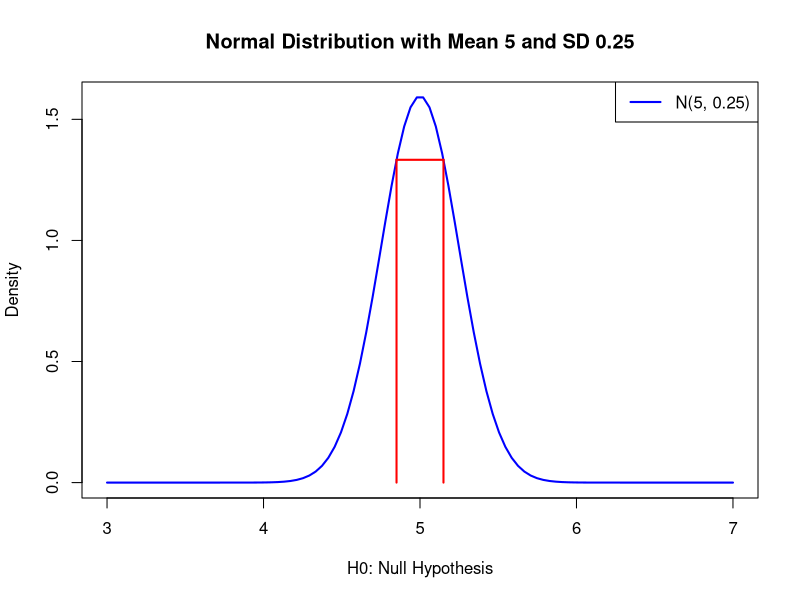
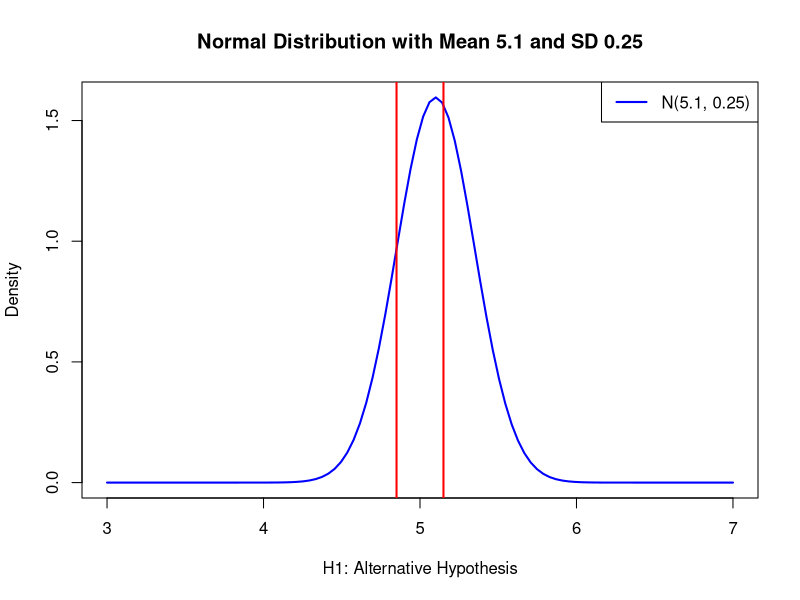
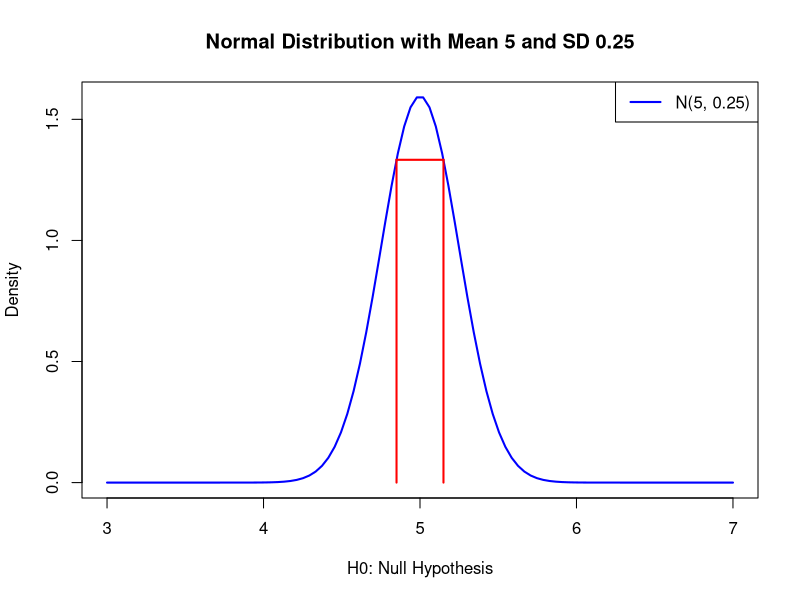

Generate these figures, in order, with R:
# The R programming code for the Homework 3 in the course STA2002 - 2024 summer
# Q1：
# Recent Gallup Poll estimates that 88% Americans believe that cloning humans is morally unacceptable. 
# Results are based on telephone interviews with a randomly selected national sample of n = 1000 adults, aged 18 and older, conducted May 2-4, 2004.

# Q1(a):
# Find 95% condence interval for the true proportion? Does 0.9 fall in the interval?
# The 95% confidence interval for the true proportion is given by:
# p̂ ± z*sqrt(p̂(1-p̂)/n)
# where p̂ is the sample proportion, z is the z-score corresponding to the desired confidence level, and n is the sample size.
# The z-score for a 95% confidence level is 1.96.
# The sample proportion is 0.88 and the sample size is 1000.
# Therefore, the 95% confidence interval for the true proportion is given by:
# 0.88 ± 1.96*sqrt(0.88*(1-0.88)/1000)
# 0.88 ± 1.96*sqrt(0.88*0.12/1000)  
# 0.88 ± 1.96*sqrt(0.1056/1000)
# 0.88 ± 1.96*sqrt(0.0001056)
# 0.88 ± 1.96*0.010273
# 0.88 ± 0.0201
# 0.8599 to 0.9001
# Therefore, the 95% confidence interval for the true proportion is 0.8599 to 0.9001.
# Since 0.9 falls within this interval, we can conclude that the true proportion of Americans who believe that cloning humans is morally unacceptable is likely to be between 0.8599 and 0.9001.
# The answer is yes.

# 给定的数据和参数
p_hat <- 0.88  # 样本比例
n <- 1000      # 样本大小
alpha <- 0.05  # 显著性水平 (1 - 置信水平)

# 计算标准误差
SE <- sqrt(p_hat * (1 - p_hat) / n)

# 计算临界值（Z分位数）
z_critical <- qnorm(1 - alpha/2)

# 计算置信区间的边界
margin_of_error <- z_critical * SE

# 计算置信区间
lower_bound <- p_hat - margin_of_error
upper_bound <- p_hat + margin_of_error

# 输出结果
cat("95%置信区间为: (", lower_bound, ",", upper_bound, ")\n")

# 检查0.9是否在置信区间内
if (lower_bound <= 0.9 && upper_bound >= 0.9) {
  cat("0.9 在置信区间内.\n")
} else {
  cat("0.9 不在置信区间内.\n")
}
# Q1(b):Pretend that you want to replicate Gallup's inquiry in the Shenzhen area. 
# What sample size is needed so that the length of a 95% confidence interval for the unknown proportion of people in the area who believe that cloning humans is morally unacceptable does not exceed 0.02?
# The formula for the margin of error in a confidence interval is given by:
# z*sqrt(p̂(1-p̂)/n)
# where z is the z-score corresponding to the desired confidence level, p̂ is the sample proportion, and n is the sample size.
# In this case, we want the margin of error to be less than or equal to 0.02. Therefore, we can set up the following inequality:
# z*sqrt(p̂(1-p̂)/n) ≤ 0.02
# To solve for n, we can rearrange the inequality as follows:
# n ≥ z^2 * p̂(1-p̂) / (0.02)^2
# Given that z = 1.96 for a 95% confidence level, p̂ = 0.88, and we want the margin of error to be 0.02, we can plug in these values to calculate the required sample size.
# n ≥ 1.96^2 * 0.88(1-0.88) / 0.02^2
# n ≥ 3.8416 * 0.88(0.12) / 0.0004
# n ≥ 3.381408 / 0.0004
# n ≥ 8453.52
# Therefore, the sample size needed so that the length of a 95% confidence interval for the unknown proportion of people in the Shenzhen area who believe that cloning humans is morally unacceptable does not exceed 0.02 is 8454.
# 给定参数
alpha <- 0.05  # 显著性水平 (1 - 置信水平)
margin_of_error <- 0.02  # 置信区间的最大长度

# 标准正态分布的临界值 (95% 置信水平的 Z 分位数)
z_critical <- qnorm(1 - alpha/2)

# 初始估计的比例 p （使用0.5作为保守估计）
p <- 0.88

# 计算所需的样本大小
n <- ceiling((z_critical / margin_of_error)^2 * p * (1 - p))

# 输出结果
cat("所需的样本大小为:", n, "\n")

# Q2:
# A manufacturer is interested in the output voltage of a power supply used in a PC. 
# Output voltage is assumed to be normally distributed, with standard deviation 0.25 volt, and the manufacturer wishes to test H0 : miu = 5 volts against H1 : miu != 5 volts, using n = 8 units.
# Suppose we set the acceptance region to be 4.85 =< x =< 5.15.

# Q2(a): Find the Type I error (alpha) of the test.

# 我们先画一个H0的正态分布函数，并且标注出接受域

mean_value <- 5
sd_value <- 0.25

x <- seq(3, 7, length.out = 100)  # 选择适当的范围
y <- dnorm(x, mean = mean_value, sd = sd_value)

plot(x, y, type = "l", lwd = 2, col = "blue", xlab = "H0: Null Hypothesis", ylab = "Density", 
     main = "Normal Distribution with Mean 5 and SD 0.25")

legend("topright", legend = "N(5, 0.25)", col = "blue", lty = 1, lwd = 2)

segments(4.85, 0, 4.85, dnorm(4.85, mean = mean_value, sd = sd_value), col = "red", lwd = 2)
segments(5.15, 0, 5.15, dnorm(5.15, mean = mean_value, sd = sd_value), col = "red", lwd = 2)
segments(4.85, dnorm(4.85, mean = mean_value, sd = sd_value), 5.15, dnorm(5.15, mean = mean_value, sd = sd_value), col = "red", lwd = 2)

# 现在我们计算alpha的值，也就是第一类错误的概率，也就是落在拒绝域内的概率即红线以外的概率
alpha <- pnorm(4.85, mean = mean_value, sd = sd_value) + 1 - pnorm(5.15, mean = mean_value, sd = sd_value)

# 正常计算的话：
# 也就是计算x小于4.85和x大于5.15的概率之和
# 我们分成两步计算
p1 <- pnorm(4.85, mean = mean_value, sd = sd_value)
p2 <- 1 - pnorm(5.15, mean = mean_value, sd = sd_value)
alpha <- p1 + p2
cat("Type I error (alpha) of the test is:", alpha, "\n")

# Q2(b): (b) Find the Type-II error (beta) of the test for detecting a true mean output voltage of 5.1 volts.
# 这是第二类错误，即我们接受了H0，但是实际上H1是正确的，也就是我们没有拒绝H0，但是实际上H1是正确的
# 我们需要计算在H1为真的情况下，我们没有拒绝H0的概率
# 我们先画一个H1的正态分布函数，均值是5.1，而且标注出接受域
mean_value_h1 <- 5.1
sd_value_h1 <- 0.25
x <- seq(3, 7, length.out = 100)  # 选择适当的范围
y <- dnorm(x, mean = mean_value_h1, sd = sd_value_h1)
plot(x, y, type = "l", lwd = 2, col = "blue", xlab = "H1: Alternative Hypothesis", ylab = "Density", 
     main = "Normal Distribution with Mean 5.1 and SD 0.25")
legend("topright", legend = "N(5.1, 0.25)", col = "blue", lty = 1, lwd = 2)
abline(v = 4.85, col = "red", lwd = 2)
abline(v = 5.15, col = "red", lwd = 2)

# 我们要计算的第二类错误的概率，也就是红色区域的面积
# 直接计算就可以了
beta <- pnorm(5.15, mean = mean_value_h1, sd = sd_value_h1) - pnorm(4.85, mean = mean_value_h1, sd = sd_value_h1)
cat("Type-II error (beta) of the test for detecting a true mean output voltage of 5.1 volts is:", beta, "\n")

# Q2(c): Find the p-value when the observed statistic is (i) x_bar = 5.2 and (ii) x_bar = 4.7, respectively.
# 我们要计算的是p值，也就是在H0为真的情况下，观察到的统计量的概率
mean_value <- 5
sd_value <- 0.25

x <- seq(3, 7, length.out = 100)  # 选择适当的范围
y <- dnorm(x, mean = mean_value, sd = sd_value)

plot(x, y, type = "l", lwd = 2, col = "blue", xlab = "H0: Null Hypothesis", ylab = "Density", 
     main = "Normal Distribution with Mean 5 and SD 0.25")

legend("topright", legend = "N(5, 0.25)", col = "blue", lty = 1, lwd = 2)

segments(4.85, 0, 4.85, dnorm(4.85, mean = mean_value, sd = sd_value), col = "red", lwd = 2)
segments(5.15, 0, 5.15, dnorm(5.15, mean = mean_value, sd = sd_value), col = "red", lwd = 2)
segments(4.85, dnorm(4.85, mean = mean_value, sd = sd_value), 5.15, dnorm(5.15, mean = mean_value, sd = sd_value), col = "red", lwd = 2)

# 先从x_bar = 5.2开始
p_value_1 <- 2 * pnorm(5.2, mean = mean_value, sd = sd_value, lower.tail = FALSE)
cat("The p-value when the observed statistic is x_bar = 5.2 is:", p_value_1, "\n")

# 然后计算x_bar = 4.7的情况
p_value_2 <- 2 * pnorm(4.7, mean = mean_value, sd = sd_value)
cat("The p-value when the observed statistic is x_bar = 4.7 is:", p_value_2, "\n")



